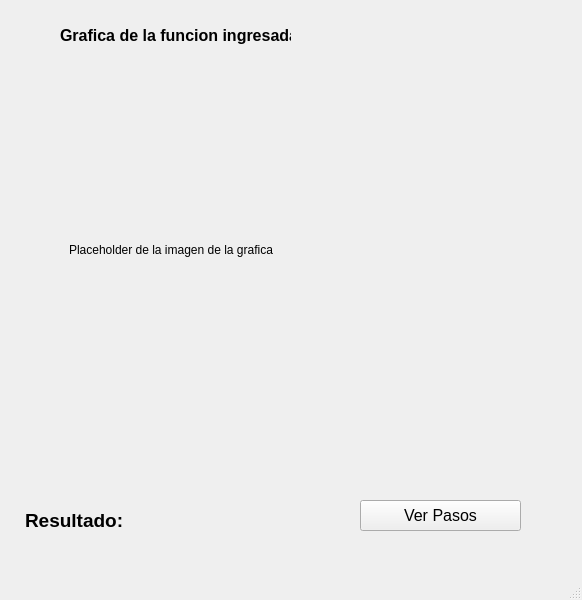
<?xml version="1.0" encoding="UTF-8"?>
<ui version="4.0">
 <class>MainWindow</class>
 <widget class="QMainWindow" name="MainWindow">
  <property name="geometry">
   <rect>
    <x>0</x>
    <y>0</y>
    <width>582</width>
    <height>600</height>
   </rect>
  </property>
  <property name="windowTitle">
   <string>MainWindow</string>
  </property>
  <widget class="QWidget" name="centralwidget">
   <widget class="QLabel" name="label_3">
    <property name="geometry">
     <rect>
      <x>25</x>
      <y>510</y>
      <width>101</width>
      <height>21</height>
     </rect>
    </property>
    <property name="font">
     <font>
      <pointsize>14</pointsize>
      <weight>75</weight>
      <bold>true</bold>
     </font>
    </property>
    <property name="text">
     <string>Resultado:</string>
    </property>
   </widget>
   <widget class="QLabel" name="lbResult">
    <property name="geometry">
     <rect>
      <x>140</x>
      <y>510</y>
      <width>181</width>
      <height>21</height>
     </rect>
    </property>
    <property name="font">
     <font>
      <pointsize>14</pointsize>
      <weight>75</weight>
      <bold>true</bold>
     </font>
    </property>
    <property name="text">
     <string/>
    </property>
   </widget>
   <widget class="QPushButton" name="btnVerPasos">
    <property name="geometry">
     <rect>
      <x>360</x>
      <y>500</y>
      <width>161</width>
      <height>31</height>
     </rect>
    </property>
    <property name="font">
     <font>
      <pointsize>12</pointsize>
      <weight>50</weight>
      <bold>false</bold>
     </font>
    </property>
    <property name="text">
     <string>Ver Pasos</string>
    </property>
   </widget>
   <widget class="QWidget" name="wgResult" native="true">
    <property name="geometry">
     <rect>
      <x>49</x>
      <y>59</y>
      <width>481</width>
      <height>381</height>
     </rect>
    </property>
    <widget class="QLabel" name="lbImage">
     <property name="geometry">
      <rect>
       <x>20</x>
       <y>20</y>
       <width>441</width>
       <height>341</height>
      </rect>
     </property>
     <property name="text">
      <string>Placeholder de la imagen de la grafica</string>
     </property>
    </widget>
   </widget>
   <widget class="QLabel" name="label">
    <property name="geometry">
     <rect>
      <x>60</x>
      <y>20</y>
      <width>231</width>
      <height>31</height>
     </rect>
    </property>
    <property name="font">
     <font>
      <pointsize>12</pointsize>
      <weight>75</weight>
      <bold>true</bold>
     </font>
    </property>
    <property name="text">
     <string>Grafica de la funcion ingresada</string>
    </property>
   </widget>
  </widget>
  <widget class="QMenuBar" name="menubar">
   <property name="geometry">
    <rect>
     <x>0</x>
     <y>0</y>
     <width>582</width>
     <height>21</height>
    </rect>
   </property>
  </widget>
  <widget class="QStatusBar" name="statusbar"/>
 </widget>
 <resources/>
 <connections/>
</ui>
